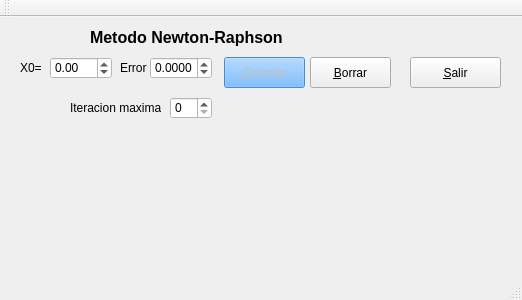
<?xml version="1.0" encoding="UTF-8"?>
<ui version="4.0">
 <class>newton</class>
 <widget class="QMainWindow" name="newton">
  <property name="geometry">
   <rect>
    <x>0</x>
    <y>0</y>
    <width>522</width>
    <height>300</height>
   </rect>
  </property>
  <property name="windowTitle">
   <string>newton</string>
  </property>
  <property name="styleSheet">
   <string notr="true"/>
  </property>
  <widget class="QWidget" name="centralWidget">
   <widget class="QPushButton" name="SALIR">
    <property name="geometry">
     <rect>
      <x>410</x>
      <y>40</y>
      <width>91</width>
      <height>31</height>
     </rect>
    </property>
    <property name="styleSheet">
     <string notr="true"/>
    </property>
    <property name="text">
     <string>&amp;Salir</string>
    </property>
   </widget>
   <widget class="QPushButton" name="calcular">
    <property name="enabled">
     <bool>false</bool>
    </property>
    <property name="geometry">
     <rect>
      <x>224</x>
      <y>40</y>
      <width>81</width>
      <height>31</height>
     </rect>
    </property>
    <property name="styleSheet">
     <string notr="true">background-color: rgb(85, 170, 255);
font: 75 14pt &quot;MS Shell Dlg 2&quot;;</string>
    </property>
    <property name="text">
     <string>&amp;Calcular</string>
    </property>
    <property name="autoExclusive">
     <bool>true</bool>
    </property>
   </widget>
   <widget class="QPushButton" name="borrar">
    <property name="geometry">
     <rect>
      <x>310</x>
      <y>40</y>
      <width>81</width>
      <height>31</height>
     </rect>
    </property>
    <property name="styleSheet">
     <string notr="true"/>
    </property>
    <property name="text">
     <string>&amp;Borrar</string>
    </property>
   </widget>
   <widget class="QDoubleSpinBox" name="x">
    <property name="geometry">
     <rect>
      <x>50</x>
      <y>40</y>
      <width>62</width>
      <height>22</height>
     </rect>
    </property>
    <property name="styleSheet">
     <string notr="true">background-color: rgb(255, 255, 255);</string>
    </property>
    <property name="decimals">
     <number>2</number>
    </property>
    <property name="minimum">
     <double>-99.000000000000000</double>
    </property>
    <property name="singleStep">
     <double>0.500000000000000</double>
    </property>
   </widget>
   <widget class="QDoubleSpinBox" name="error">
    <property name="enabled">
     <bool>true</bool>
    </property>
    <property name="geometry">
     <rect>
      <x>150</x>
      <y>40</y>
      <width>62</width>
      <height>22</height>
     </rect>
    </property>
    <property name="styleSheet">
     <string notr="true">background-color: rgb(255, 255, 255);</string>
    </property>
    <property name="decimals">
     <number>4</number>
    </property>
    <property name="minimum">
     <double>-99.000000000000000</double>
    </property>
    <property name="singleStep">
     <double>0.001000000000000</double>
    </property>
   </widget>
   <widget class="QSpinBox" name="iteracion">
    <property name="geometry">
     <rect>
      <x>170</x>
      <y>80</y>
      <width>42</width>
      <height>22</height>
     </rect>
    </property>
    <property name="styleSheet">
     <string notr="true">background-color: rgb(255, 255, 255);</string>
    </property>
    <property name="minimum">
     <number>0</number>
    </property>
    <property name="maximum">
     <number>1000</number>
    </property>
   </widget>
   <widget class="QLabel" name="label">
    <property name="geometry">
     <rect>
      <x>20</x>
      <y>40</y>
      <width>21</width>
      <height>21</height>
     </rect>
    </property>
    <property name="styleSheet">
     <string notr="true"/>
    </property>
    <property name="text">
     <string>X0=</string>
    </property>
   </widget>
   <widget class="QLabel" name="label_2">
    <property name="geometry">
     <rect>
      <x>120</x>
      <y>40</y>
      <width>31</width>
      <height>21</height>
     </rect>
    </property>
    <property name="styleSheet">
     <string notr="true"/>
    </property>
    <property name="text">
     <string>Error</string>
    </property>
   </widget>
   <widget class="QLabel" name="label_3">
    <property name="geometry">
     <rect>
      <x>70</x>
      <y>80</y>
      <width>91</width>
      <height>21</height>
     </rect>
    </property>
    <property name="styleSheet">
     <string notr="true"/>
    </property>
    <property name="text">
     <string>Iteracion maxima</string>
    </property>
   </widget>
   <widget class="QLabel" name="Resultado">
    <property name="geometry">
     <rect>
      <x>20</x>
      <y>120</y>
      <width>431</width>
      <height>141</height>
     </rect>
    </property>
    <property name="font">
     <font>
      <pointsize>12</pointsize>
      <weight>75</weight>
      <bold>true</bold>
     </font>
    </property>
    <property name="styleSheet">
     <string notr="true">color: rgb(0, 85, 0);</string>
    </property>
    <property name="text">
     <string/>
    </property>
   </widget>
   <widget class="QLabel" name="label_4">
    <property name="geometry">
     <rect>
      <x>90</x>
      <y>10</y>
      <width>251</width>
      <height>21</height>
     </rect>
    </property>
    <property name="font">
     <font>
      <pointsize>12</pointsize>
      <weight>75</weight>
      <bold>true</bold>
     </font>
    </property>
    <property name="styleSheet">
     <string notr="true"/>
    </property>
    <property name="text">
     <string>Metodo Newton-Raphson</string>
    </property>
   </widget>
  </widget>
  <widget class="QToolBar" name="mainToolBar">
   <attribute name="toolBarArea">
    <enum>TopToolBarArea</enum>
   </attribute>
   <attribute name="toolBarBreak">
    <bool>false</bool>
   </attribute>
  </widget>
  <widget class="QStatusBar" name="statusBar"/>
 </widget>
 <layoutdefault spacing="6" margin="11"/>
 <resources/>
 <connections>
  <connection>
   <sender>SALIR</sender>
   <signal>clicked()</signal>
   <receiver>newton</receiver>
   <slot>close()</slot>
   <hints>
    <hint type="sourcelabel">
     <x>327</x>
     <y>228</y>
    </hint>
    <hint type="destinationlabel">
     <x>294</x>
     <y>254</y>
    </hint>
   </hints>
  </connection>
 </connections>
</ui>
